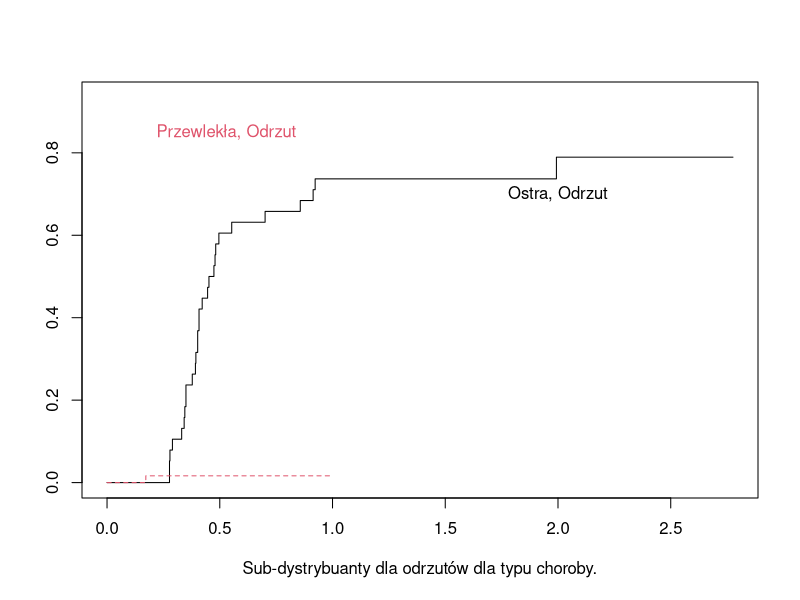
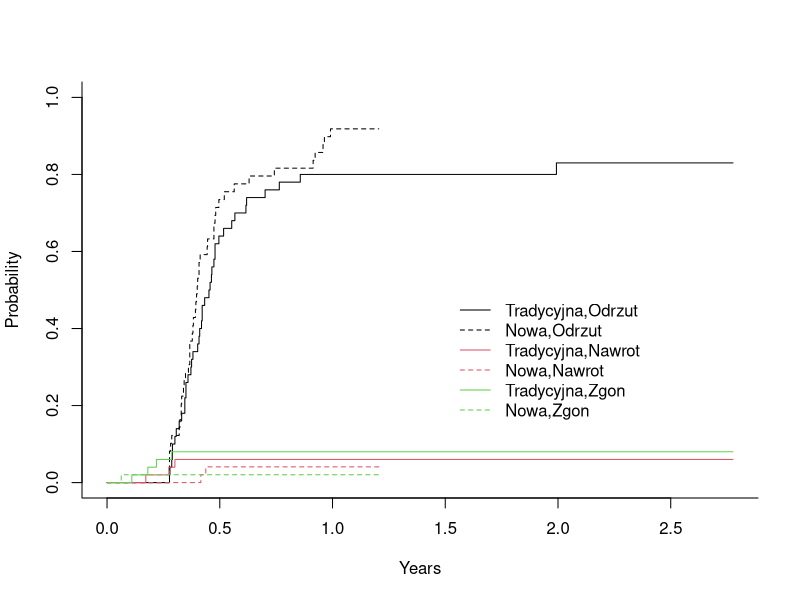
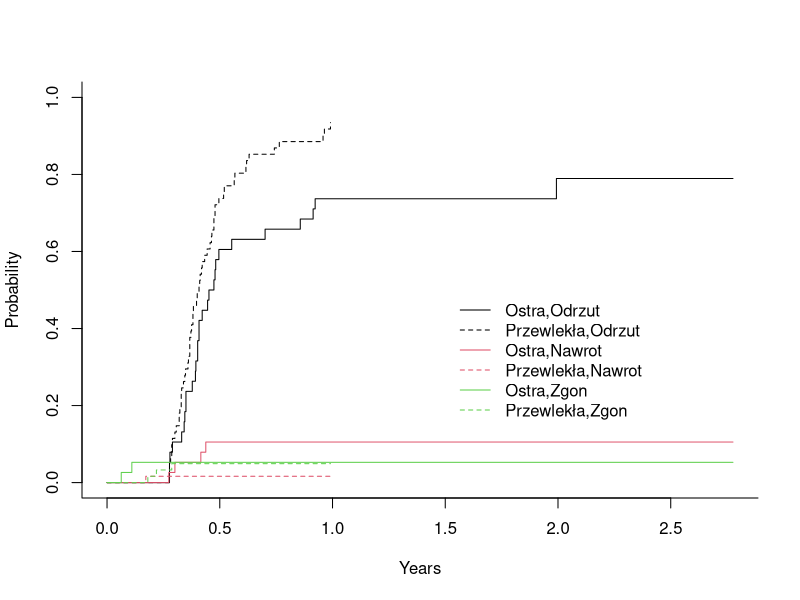

Recreate these plots in R, in order.
## ---- chunk 1
library(knitr)
opts_chunk$set(comment="", message=FALSE, warning=FALSE, tidy.opts=list(keep.blank.line=TRUE, width.cutoff=120),options(width=120),fig.align='center',fig.height=6, fig.width=10,fig.path='figure/beamer-',fig.width=6, fig.height=3, fig.show='hold',size='footnotesize', echo=FALSE)
## ---- chunk 2
print2 <- function (x, digits = max(options()$digits - 4, 3), ...) {
    if (!is.null(cl <- x$call)) {
        cat("Call:\n")
        dput(cl)
        cat("\n")
    }
    if (!is.null(x$fail)) {
        cat(" Coxph failed.", x$fail, "\n")
        return()
    }
    savedig <- options(digits = digits)
    on.exit(options(savedig))
    coef <- x$coefficients
    se <- sqrt(diag(x$var))
    if (is.null(coef) | is.null(se)) 
        stop("Input is not valid")
    if (is.null(x$naive.var)) {
        tmp <- cbind(coef, exp(coef), se, coef/se, signif(1 - 
            pchisq((coef/se)^2, 1), digits - 1))
        dimnames(tmp) <- list(names(coef), c("coef", "exp(coef)", 
            "se(coef)", "z", "p"))
    }
    else {
        nse <- sqrt(diag(x$naive.var))
        tmp <- cbind(coef, exp(coef), nse, se, coef/se, signif(1 - 
            pchisq((coef/se)^2, 1), digits - 1))
        dimnames(tmp) <- list(names(coef), c("coef", "exp(coef)", 
            "se(coef)", "robust se", "z", "p"))
    }
    cat("\n")
    print(tmp)
    logtest <- -2 * (x$loglik[1] - x$loglik[2])
    if (is.null(x$df)) 
        df <- sum(!is.na(coef))
    else df <- round(sum(x$df), 2)
    cat("\n")
    invisible(x)
}
## ---- chunk 3
library(survival)
dane <- read.csv("bmt.csv")

dane.red <- data.frame(dane, event=ifelse(dane$first_e==0,0,1),
                       odrzut=ifelse(dane$first_e==1,1,0), 
                       nawrot=ifelse(dane$first_e==2,1,0),
                       zgon=ifelse(dane$first_e==3,1,0))
## ---- chunk 4
library(cmprsk)
attach(dane)
ci.trt <- cuminc(first_t, first_e, group=trt) 
pdf(file = "plot1.pdf")
plot(ci.trt, curvlab=c("Tradycyjna,Odrzut", 
                       "Nowa,Odrzut",
                       "Tradycyjna,Nawrot",
                       "Nowa,Nawrot",
                       "Tradycyjna,Zgon",
                       "Nowa,Zgon"), col=c(1,1,2,2,3,3), wh=c(1.5,0.5),
     lty = c(1,2,1,2,1,2))
dev.off()
## ---- chunk 5

ci.diag <- cuminc(first_t, first_e, group=diag)
pdf(file = "plot2.pdf")
plot(ci.diag, curvlab=c("Ostra,Odrzut", 
                       "Przewlekła,Odrzut",
                       "Ostra,Nawrot",
                       "Przewlekła,Nawrot",
                       "Ostra,Zgon",
                       "Przewlekła,Zgon"),
     col=c(1,1,2,2,3,3), lty = c(1,2,1,2,1,2), wh = c(1.5,0.5))
dev.off()
## ---- chunk 6
library(cmprsk)
attach(dane.red)
ci.trt <- cuminc(first_t, first_e, group=trt)
ci.trt$Tests
## ---- chunk 7
ci.diag <- cuminc(first_t, first_e, group=diag)
ci.diag$Tests
## ---- chunk 8

ci.sfit <- survfit(Surv(first_t, event)~diag, etype=first_e, data=dane.red)
plot(ci.sfit, lty=c(1,0,0,2,0,0), col=1:2, mark.time=F, conf.int=F, xscale=1, xlab="Sub-dystrybuanty dla odrzutów dla typu choroby.")
text(2, 0.7,"Ostra, Odrzut", col=1)
text(0.53, 0.85,"Przewlekła, Odrzut", col=2)
## ---- chunk 9
print2(coxph.odrzut <- 
          coxph(Surv(first_t, first_e == 1) ~ diag+trt+age,
                            data = dane.red))
print2(coxph.nawrot <- 
          coxph(Surv(first_t, first_e == 2) ~ diag+trt+age,
                          data = dane.red))
print2(coxph.zgon <- 
          coxph(Surv(first_t, first_e == 3) ~ diag+trt+age,
                          data = dane.red))
## ---- chunk 10
attach(dane.red)

model.matrix(~ diag+trt+age)[,-1] -> m.dane.red

(mod.odrzut <- crr(ftime=first_t, 
                        fstatus=first_e,
                        cov1= m.dane.red,
                        #cov2 = trt,
                        failcode=1))
#istotny wsolczynnik przy diag
(mod.nawrot <- crr(ftime=first_t, 
                          fstatus=first_e,
                          cov1= m.dane.red,
                          #cov2 = trt,
                          failcode=2))
#nieisitoene wszyststko
(mod.zgon <- crr(ftime=first_t, 
                          fstatus=first_e,
                          cov1= m.dane.red,
                          #cov2 = trt,
                          failcode=3))
